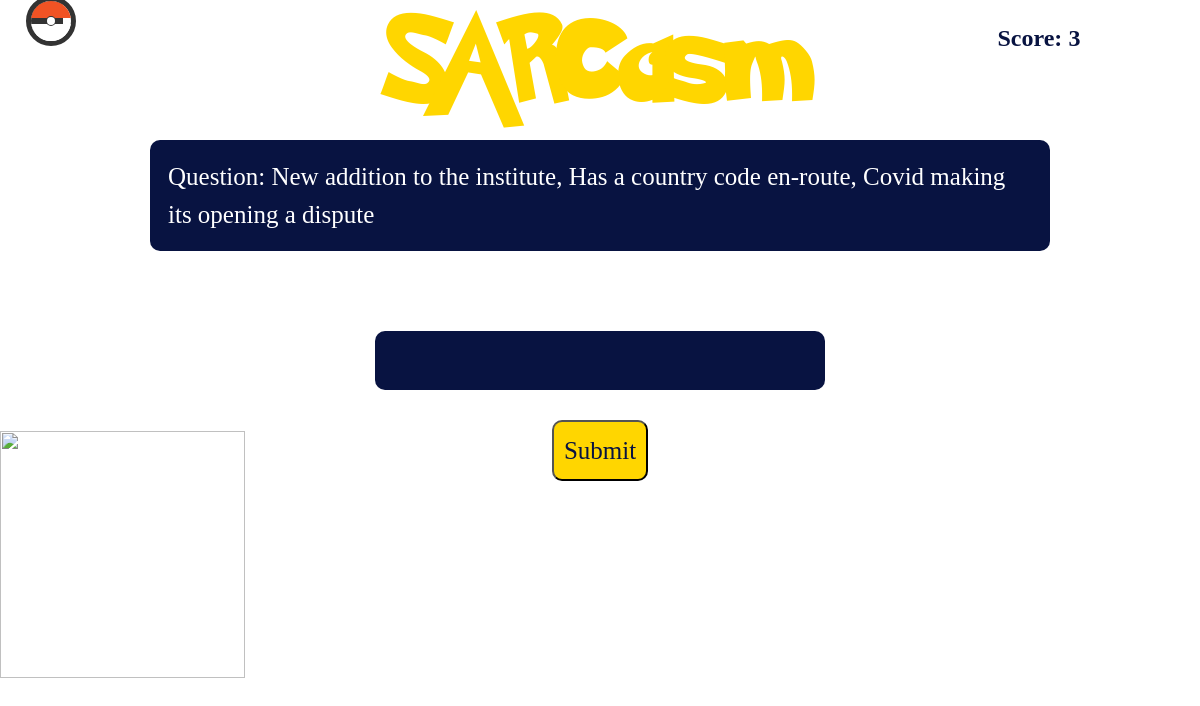
/play (signed in), run on the app's committed database.
### users/models.py (models this page shows)
class Team(models.Model):
	team_name = models.CharField(max_length=100, blank=False)
	leader_first_name = models.CharField(max_length=100, blank=False)
	leader_last_name = models.CharField(max_length=100, blank=False)
	leader_roll_number = models.CharField(max_length=100, primary_key=True, blank=False)
	leader_whatsapp_number = models.CharField(max_length=100, blank=False)
	team_logo = models.CharField(max_length=100, null=True, blank=False)
	player2_first_name = models.CharField(max_length=100, blank = True)
	player2_last_name = models.CharField(max_length=100, blank = True)
	player2_roll_number = models.CharField(max_length=100, blank = True)
	player3_first_name = models.CharField(max_length=100, blank = True)
	player3_last_name = models.CharField(max_length=100, blank = True)
	player3_roll_number = models.CharField(max_length=100, blank = True)
	player4_first_name = models.CharField(max_length=100, blank = True)
	player4_last_name = models.CharField(max_length=100, blank = True)
	player4_roll_number = models.CharField(max_length=100, blank = True)
	player5_first_name = models.CharField(max_length=100, blank = True)
	player5_last_name = models.CharField(max_length=100, blank = True)
	player5_roll_number = models.CharField(max_length=100, blank = True)
	points=models.IntegerField(default=0, null=True)
	current_level = models.ForeignKey(Level, default=Level.DEFAULT_LEVEL, on_delete=models.CASCADE, null=True,)
	current_level_time = models.DateTimeField(default=timezone.now, null=True)
	user = models.ForeignKey(User,on_delete=models.CASCADE, null=True)
	league = models.CharField(max_length=100, null = True)
	bonus_attempted = models.IntegerField(default=0)
	bonus_level_id = models.IntegerField(default=1)

class Level(models.Model):
	DEFAULT_LEVEL = 1
	level_id = models.IntegerField(primary_key=True)
	title = models.CharField(max_length=100)
	question = models.CharField(max_length=1000, blank = True)
	answer = models.CharField(max_length=120)
	image = models.ImageField(upload_to = 'static', null = True,	blank = True)
	audiofile= models.FileField(upload_to='static/', null=True, blank = True, verbose_name="")
	videofile= models.FileField(upload_to='static/', null=True, blank = True, verbose_name="")

### users/views.py (the view, shortened to what this page needs)
# urls.py: path('play',Play.as_view(), name='play'),
class Play(View) :
	form_class = LevelForm
	def get(self, request, *args, **kwargs):
		cur_user = Team.objects.get(user=request.user)
		cur_level = cur_user.current_level
		image = "./static/pokemons/"+cur_user.team_logo+".png"
		bonus_level = BonusQuestion.objects.get(level_id=cur_user.bonus_level_id)
		bonus_level_id = cur_user.bonus_level_id
		livedatetime=bonus_level.live_date
		current_time=timezone.now()
		print("current time ",current_time)
		expdatetime = bonus_level.expiration_date
		print("Expdate", expdatetime)
		print("live date ",livedatetime)
		if current_time < livedatetime:
			time_remaining = (livedatetime - current_time).total_seconds() * 1000
			print("Time remaining1", time_remaining)
		if (current_time > livedatetime) and (current_time < expdatetime):
			time_remaining = 0
			print("Time remaining2", time_remaining)
		if current_time > expdatetime:
			print("Time remaining 3")
			time_remaining = 200000000
		form = self.form_class()
		context = {
			'level' : cur_level,
			'user': cur_user,
			'logo': image,
			'form': form,
			'time_remaining': time_remaining,
		}
		return render(request,'users/play.html',context)   #{{form|crispy}} crispy form was removed try to add it back

### users/forms.py
class LevelForm(forms.Form):
	answer = forms.CharField(label="", widget=forms.TextInput(attrs={'class': 'accordion_ans'}))

### users/templates/users/play.html (shortened to what this page needs)
{% load static %}
<!DOCTYPE html>
<html>
<head>
  <link href="https://cdn.jsdelivr.net/npm/bootstrap@5.1.3/dist/css/bootstrap.min.css" rel="stylesheet"
>
  <link rel="stylesheet" href="static/css/play.css" />
</head>
<body>
  <h1 class='main-heading'>SARCasm</h1>
 <div class="container">
    <div class="questionContainer d-flex flex-column">
        <div class="dropdown" style="position: fixed; margin-left: -1vw; margin-top: -18vh;">
        <div class="pokeball">
          <div class="upper-half"> </div>
          <div class="lower-half"> </div>
          <div class="indicator-inner"> </div>
        </div>
        </div>
        <div class="score" style="position: fixed; margin-left: 80vw; margin-top: -15vh; color: #081341; font-size:x-large; font-weight: bold;">Score: {{user.points}}</div>
        <div class="accordion" style="font-size: 1.5rem;">
          {% if level.question is not None %}<div class="sub-ttle wrapper"><span class="cursor">Question: {{level.question|safe}}</span></div>{% endif %}
          </div>
        </div>
        <div class="row">
          <form class="d-flex flex-column" method="POST" action="play"> {% csrf_token %}
            {{form}}
          <input  placeholder="Answer" type="submit" value="Submit" name="" class="submitButton row" autocomplete="off" style=" width: auto; font-size: 2.5rem;">
          </form>
        </div>
    </div>
    <div class="column">
      <img style="width: 245px; height: 247px;" src={{logo}}/>
    </div>
</body>
</html>

### users/static/css/play.css (style rules this page uses)
* { font-family: Raleway; }
* { font-size: 10px; }
body { background: url("../images/laptop_background.jpg") no-repeat fixed; color: #ffd600; background-size: cover; }
.main-heading { font-family: Pokemon; font-style: normal; font-weight: normal; font-size: 10rem; line-height: 140px; width: 85%; margin: auto; color: #ffd600; text-align: center; }
.accordion { background-color: #081341; border-radius: 10px; color: white; cursor: pointer; padding: 18px; width: 80%; border: none; font-size: 1.5rem; text-align: left; outline: none; transition: 0.4s; margin-left: 10%; }
.accordion_ans { background-color: #081341; border-radius: 10px; color: white; cursor: pointer; padding: 18px; width: 40%; border: none; font-size: 1.5rem; text-align: left; outline: none; transition: 0.4s; margin: 10vh auto; }
input[type="submit"] { width: 10%; padding: 1rem; border-radius: 1rem; margin: -5rem auto; font-size: 2.5rem; background-color: #ffd600; text-align: center; color: #081341; }
.cursor { font-size: 2.5rem; }
::placeholder { color: white; }
.score { position: absolute; margin-right: 4rem; margin-top: 4rem; color: #081341; }
.pokeball { height: 5rem; width: 5rem; border-radius: 50%; overflow: hidden; position: relative; border: 0.5rem solid #333; transform-origin: center bottom; }
.pokeball .upper-half { position: absolute; background: #f15324; height: 42%; width: 100%; }
.pokeball .lower-half { bottom: 0; position: absolute; background: white; height: 42%; width: 100%; }
.indicator-inner { border-radius: 50%; height: 20%; width: 20%; position: absolute; top: 50%; left: 50%; transform: translate(-50%, -50%); background: white; }
.dropdown { position: relative; display: inline-block; }

### data on the page
Team: points "3"
Level: question "New addition to the institute, Has a country code en-route, Covid making its opening a dispute"
